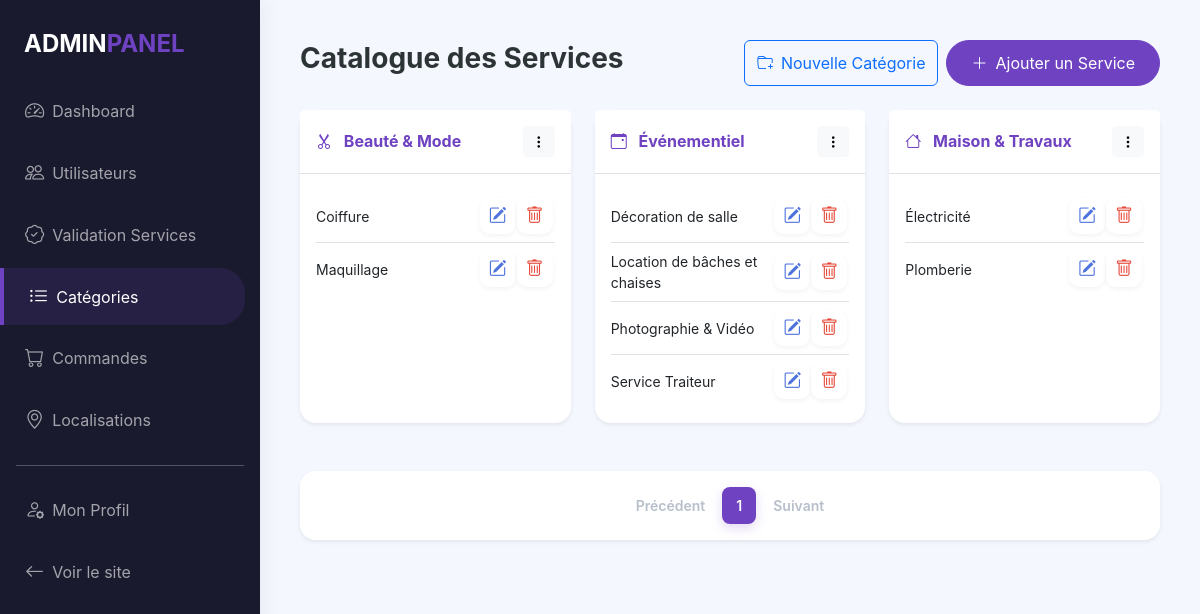
/admin/categories.php (signed in), run on the app's committed database.
### tables this page shows
CREATE TABLE `Categorie` (
  `id_categorie` int NOT NULL,
  `nom_categorie` varchar(100) NOT NULL,
  `icone_categorie` varchar(50) DEFAULT NULL
);

CREATE TABLE `Service` (
  `id_service` int NOT NULL,
  `nom_service` varchar(100) NOT NULL,
  `id_categorie` int NOT NULL
);

### admin/categories.php (the view, shortened to what this page needs)
<?php
require_once("../includes/db.php");
$limite = 6;
$page = isset($_GET['page']) && (int)$_GET['page'] > 0 ? (int)$_GET['page'] : 1;
$debut = ($page - 1) * $limite;
$total_elements = $conn->query("SELECT COUNT(*) FROM Categorie")->fetchColumn();
$total_pages = ceil($total_elements / $limite);
$categories_page = $conn->query("SELECT * FROM Categorie ORDER BY nom_categorie LIMIT $limite OFFSET $debut")->fetchAll(PDO::FETCH_ASSOC);
$catalogue = [];
foreach ($categories_page as $cat) {
    $id_cat = $cat['id_categorie'];
    $stmt = $conn->prepare("SELECT * FROM Service WHERE id_categorie = :id ORDER BY nom_service");
    $stmt->execute(['id' => $id_cat]);
    $cat['services'] = $stmt->fetchAll(PDO::FETCH_ASSOC);
    $catalogue[] = $cat;
}
?>
<!DOCTYPE html>
<html lang="fr">
<head>
    <link href="https://cdn.jsdelivr.net/npm/bootstrap@5.3.0/dist/css/bootstrap.min.css" rel="stylesheet">
    <link rel="stylesheet" href="https://cdn.jsdelivr.net/npm/bootstrap-icons@1.11.0/font/bootstrap-icons.css">
    <link rel="stylesheet" href="assets/css/style.css">
</head>
<body>
   <?php include("includes/barre_laterale.php") ?>
    <div class="main-content">
        <div class="d-flex justify-content-between align-items-center mb-4">
            <h2 class="fw-bold h3">Catalogue des Services</h2>
            <div class="d-flex gap-2">
                <button class="btn btn-outline-primary" data-bs-toggle="modal" data-bs-target="#addCategoryModal">
                    <i class="bi bi-folder-plus me-2"></i>Nouvelle Catégorie
                </button>
                <button class="btn btn-primary" data-bs-toggle="modal" data-bs-target="#addServiceModal">
                    <i class="bi bi-plus-lg me-2"></i>Ajouter un Service
                </button>
            </div>
        </div>
        <div class="row">
            <?php foreach ($catalogue as $cat): ?>
            <div class="col-md-6 col-xl-4 mb-4">
                <div class="card border-0 shadow-sm h-100">
                    <div class="card-header bg-white border-bottom d-flex justify-content-between align-items-center py-3">
                        <h6 class="fw-bold mb-0 text-primary">
                            <i class="bi <?php echo $cat['icone_categorie'] ?? 'bi-folder'; ?> me-2"></i>
                            <?php echo $cat['nom_categorie']; ?>
                        </h6>
                        <div class="dropdown">
                            <button class="btn btn-sm btn-light" data-bs-toggle="dropdown"><i class="bi bi-three-dots-vertical"></i></button>
                        </div>
                    </div>
                    <div class="card-body">
                        <ul class="list-group list-group-flush">
                            <?php foreach ($cat['services'] as $ser): ?>
                            <li class="list-group-item d-flex justify-content-between align-items-center px-0">
                                <span class="small"><?php echo $ser['nom_service']; ?></span>
                                <div class="btn-group">
                                    <button class="btn text-primary"
                                            data-bs-toggle="modal"
                                            data-bs-target="#editServiceModal"
                                            data-id="<?php echo $ser['id_service']; ?>"
                                            data-nom="<?php echo $ser['nom_service']; ?>"
                                            data-cat="<?php echo $ser['id_categorie']; ?>"
                                            onclick="remplirModalService(this)">
                                        <i class="bi bi-pencil-square"></i>
                                    </button>
                                    <a href="categories.php?suppr_service=<?php echo $ser['id_service']; ?>" class="btn text-danger" onclick="return confirm('Supprimer ce service ?')"><i class="bi bi-trash"></i></a>
                                </div>
                            </li>
                            <?php endforeach; ?>
                        </ul>
                    </div>
                </div>
            </div>
            <?php endforeach; ?>
        </div>
        <div class="mt-4">
            <div class="card border-0 shadow-sm">
                <div class="card-footer bg-white py-3 border-0 rounded-4">
                    <nav>
                        <ul class="pagination pagination-sm mb-0 justify-content-center">
                            <li class="page-item <?php echo ($page <= 1) ? 'disabled' : ''; ?>">
                                <a class="page-link" href="?page=<?php echo $page - 1; ?>">Précédent</a>
                            </li>
                            <?php for($i = 1; $i <= $total_pages; $i++): ?>
                            <li class="page-item <?php echo ($i == $page) ? 'active' : ''; ?>">
                                <a class="page-link" href="?page=<?php echo $i; ?>"><?php echo $i; ?></a>
                            </li>
                            <?php endfor; ?>
                            <li class="page-item <?php echo ($page >= $total_pages) ? 'disabled' : ''; ?>">
                                <a class="page-link" href="?page=<?php echo $page + 1; ?>">Suivant</a>
                            </li>
                        </ul>
                    </nav>
                </div>
            </div>
        </div>
    </div>
</body>
</html>

### admin/assets/css/style.css (style rules this page uses)
:root { --sidebar-width: 260px; --primary-color: #6f42c1; --primary-hover: #59359a; --bs-primary: #6f42c1; --bs-primary-rgb: 111, 66, 193; --bg-light: #f4f7fe; --card-shadow: 0 10px 30px rgba(0, 0, 0, 0.05); --transition: all 0.3s cubic-bezier(0.4, 0, 0.2, 1); }
.btn-primary { background-color: var(--primary-color) !important; border-color: var(--primary-color) !important; border-radius: 50px !important; padding: 10px 24px; transition: var(--transition); }
.text-primary { color: var(--primary-color) !important; }
body { background-color: var(--bg-light); font-family: 'Inter', system-ui, -apple-system, sans-serif; color: #2d3436; }
.main-content { margin-left: var(--sidebar-width); padding: 40px; }
.card { border-radius: 16px !important; border: none !important; box-shadow: var(--card-shadow); transition: var(--transition); position: relative; z-index: 1; overflow: visible !important; }
.pagination .page-link { border: none; border-radius: 8px !important; margin: 0 4px; color: #718096; font-weight: 600; padding: 8px 14px; transition: var(--transition); background: transparent; }
.pagination .page-item.active .page-link { background-color: var(--primary-color) !important; color: white !important; box-shadow: 0 4px 12px rgba(111, 66, 193, 0.2); }
.pagination .page-item.disabled .page-link { opacity: 0.5; background: transparent; }
.btn-group .btn, .btn-action { border-radius: 10px !important; margin: 0 2px; width: 36px; height: 36px; padding: 0 !important; display: inline-flex; align-items: center; justify-content: center; border: none !important; background-color: white !important; box-shadow: 0 2px 5px rgba(0,0,0,0.05); transition: var(--transition); text-decoration: none; }
.btn-group .btn i, .btn-action i { font-size: 1.1rem; }
.btn-group .text-primary { color: #4e73df !important; }
.btn-group .text-danger { color: #e74a3b !important; }

### data on the page
categorie: nom_categorie "Beauté & Mode"
service: nom_service "Coiffure"
service: nom_service "Maquillage"
categorie: nom_categorie "Événementiel"
service: nom_service "Décoration de salle"
service: nom_service "Location de bâches et chaises"
service: nom_service "Photographie & Vidéo"
service: nom_service "Service Traiteur"
categorie: nom_categorie "Maison & Travaux"
service: nom_service "Électricité"
service: nom_service "Plomberie"
